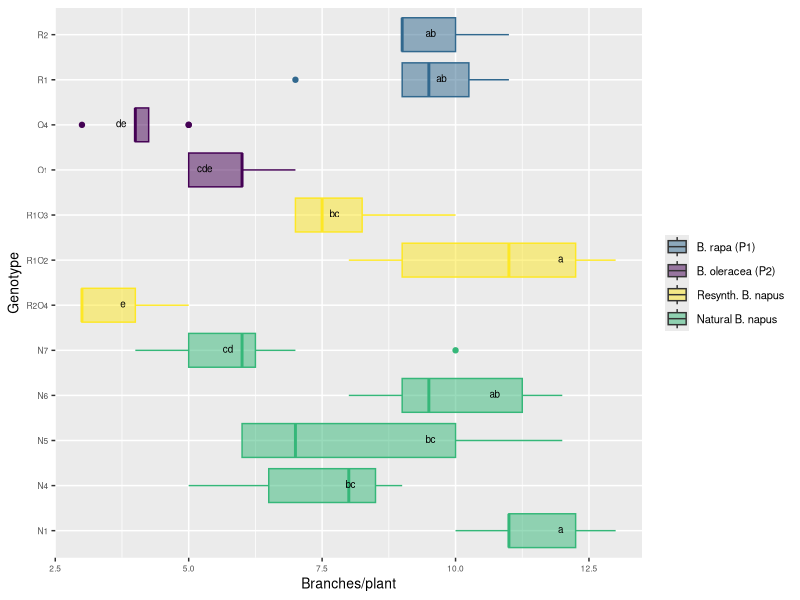

Recreate this plot in R.
# Comparison 1X: branch_number in Resynth. B.napus

#install packages 
install.packages("multcompView")
install.packages("viridis")

#load
library(viridis)
library(viridisLite)
library(tidyverse)
library(dplyr)
library(ggplot2)
library(ggpubr)
library(datasets)
library(multcompView)

# vollständige Rohdatentabelle laden ##########################################
#Im Projekt EPPN-DATA-ANALYSES ist dies das wd. Kann nicht geändert werden. 
# Daher Rohdatentabelle direkt von dort laden. 
getwd()
DATA <- read_csv("EPPN raw data complete 220419.csv")

#drop first column
DATA = DATA[,2:37]
View(DATA)

str(DATA)

#Correct genotype names of synth. B. napus (was not possible in raw data table without destroying formatting)

# 1.Convert factor to character (nicht nötig, weil Character)
#DATA$Genotype <- as.character(DATA$Genotype) 

# 2. Correct genotype names
DATA$Genotype[DATA$Genotype == "R102"] <- "R1O2"
DATA$Genotype[DATA$Genotype == "R103"] <- "R1O3"
DATA$Genotype[DATA$Genotype == "R204"] <- "R2O4"

# 3.Convert character to factor
DATA$Genotype <- as.factor(DATA$Genotype)   


#Comparison 1X	
# subsetting
comp_1X <- DATA[DATA$Genotype %in% c("R2", "R1", "O1", "O4", "N5", "N6", 
                                     "N1", "N4", "N7", "R2O4", "R1O3", "R1O2"), ]
View(comp_1X)

#create column giving generation###############################################
comp_1X <- comp_1X %>%
  mutate(Generation = case_when(
    Genotype == "R1" ~ "B. rapa (P1)",
    Genotype == "R2" ~ "B. rapa (P1)",
    Genotype == "O1" ~ "B. oleracea (P2)",
    Genotype == "O4" ~ "B. oleracea (P2)",
    Genotype == "R2O4" ~ "Resynth. B. napus",
    Genotype == "R1O3" ~ "Resynth. B. napus",
    Genotype == "R1O2" ~ "Resynth. B. napus",
    Genotype == "N1" ~ "Natural B. napus",
    Genotype == "N4" ~ "Natural B. napus",
    Genotype == "N5" ~ "Natural B. napus",
    Genotype == "N6" ~ "Natural B. napus",
    Genotype == "N7" ~ "Natural B. napus"))
view(comp_1X)


# Boxplot with CLD nach Rosane Rech##########################################################

# analysis of variance
anova <- aov(branch_number ~ Genotype, data = comp_1X)
summary(anova)

# Tukey's test
tukey <- TukeyHSD(anova)
print(tukey)

# compact letter display
cld <- multcompLetters4(anova, tukey)
print(cld)

# table with factors and 3rd quantile
Tk <- group_by(comp_1X, Genotype) %>%
  summarise(mean = round(mean(branch_number, na.rm = TRUE), digits = 1), quant = round(quantile(branch_number, probs = 0.75, na.rm = TRUE), digits = 1)) %>%
  arrange(desc(mean)) #WICHTIG: arrange(desc(mean)) muss hier rein!!!

# extracting the compact letter display and adding to the Tk table
cld <- as.data.frame.list(cld$Genotype)
Tk$cld <- cld$Letters

#create column giving generation###############################################
ANOVA_Tukey_1X <- Tk %>%
  mutate(Generation = case_when(
    Genotype == "R1" ~ "B. rapa (P1)",
    Genotype == "R2" ~ "B. rapa (P1)",
    Genotype == "O1" ~ "B. oleracea (P2)",
    Genotype == "O4" ~ "B. oleracea (P2)",
    Genotype == "R2O4" ~ "Resynth. B. napus",
    Genotype == "R1O3" ~ "Resynth. B. napus",
    Genotype == "R1O2" ~ "Resynth. B. napus",
    Genotype == "N1" ~ "Natural B. napus",
    Genotype == "N4" ~ "Natural B. napus",
    Genotype == "N5" ~ "Natural B. napus",
    Genotype == "N6" ~ "Natural B. napus",
    Genotype == "N7" ~ "Natural B. napus"))
view(ANOVA_Tukey_1X)

#Reordering
# Reorder factor levels in comp_1X and ANOVA_Tukey_1X, ohne Umbenennung
comp_1X$Genotype <- factor(comp_1X$Genotype,     
                             levels = c("N1", "N4", "N5", "N6", "N7", "R2O4", "R1O2", "R1O3", "O1", "O4", "R1", "R2"))


ANOVA_Tukey_1X$Genotype <- factor(ANOVA_Tukey_1X$Genotype,     
                                    levels = c("N1", "N4", "N5", "N6", "N7", "R2O4", "R1O2", "R1O3", "O1", "O4", "R1", "R2"))

#boxplot ## branch_number ###
ggplot(comp_1X, aes(Genotype, branch_number, fill = Generation, color = Generation)) + 
  geom_boxplot() +
  labs(x="Genotype", y="Branches/plant") +
  geom_text(data = ANOVA_Tukey_1X, aes(x = Genotype, y = quant, label = cld), color = "black", size = 2.5, vjust = 0.3, hjust = 3) +
  coord_flip() +
  theme(axis.title = element_text(size = 14),
        legend.text = element_text(size = 8),
        legend.title= element_blank(),
        axis.title.x = element_text(size = 10),
        axis.title.y = element_text(size = 10),
        axis.text.x = element_text(size = 6),
        axis.text.y = element_text(size = 6)) +
  scale_color_viridis(discrete = TRUE, option = "D", direction = 1, guide = "none", alpha = 1) +  #legend removed by guide = "none" 
  scale_fill_viridis(discrete = TRUE, option = "D", direction = 1, alpha = 0.5, 
                     breaks = c("B. rapa (P1)", "B. oleracea (P2)", "Resynth. B. napus", "Natural B. napus"),
                     labels = c("B. rapa (P1)", "B. oleracea (P2)", "Resynth. B. napus", "Natural B. napus"))   ##reorder legend labels!
